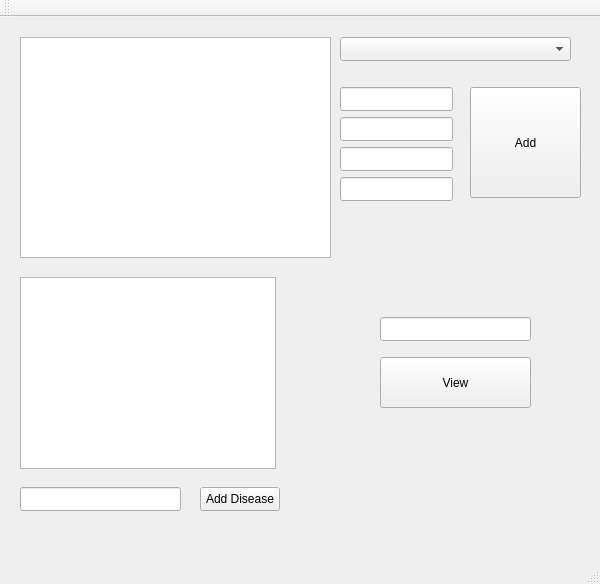
<?xml version="1.0" encoding="UTF-8"?>
<ui version="4.0">
 <class>WindowClass</class>
 <widget class="QMainWindow" name="WindowClass">
  <property name="geometry">
   <rect>
    <x>0</x>
    <y>0</y>
    <width>600</width>
    <height>584</height>
   </rect>
  </property>
  <property name="windowTitle">
   <string>Window</string>
  </property>
  <widget class="QWidget" name="centralWidget">
   <widget class="QTableView" name="BacteriaTableView">
    <property name="geometry">
     <rect>
      <x>20</x>
      <y>20</y>
      <width>311</width>
      <height>221</height>
     </rect>
    </property>
   </widget>
   <widget class="QComboBox" name="SpeciesComboBox">
    <property name="geometry">
     <rect>
      <x>340</x>
      <y>20</y>
      <width>231</width>
      <height>24</height>
     </rect>
    </property>
   </widget>
   <widget class="QLineEdit" name="NameLineEdit">
    <property name="geometry">
     <rect>
      <x>340</x>
      <y>70</y>
      <width>113</width>
      <height>24</height>
     </rect>
    </property>
   </widget>
   <widget class="QLineEdit" name="SpeciesLineEdit">
    <property name="geometry">
     <rect>
      <x>340</x>
      <y>100</y>
      <width>113</width>
      <height>24</height>
     </rect>
    </property>
   </widget>
   <widget class="QLineEdit" name="SizeLineEdit">
    <property name="geometry">
     <rect>
      <x>340</x>
      <y>130</y>
      <width>113</width>
      <height>24</height>
     </rect>
    </property>
   </widget>
   <widget class="QLineEdit" name="DiseasesLineEdit">
    <property name="geometry">
     <rect>
      <x>340</x>
      <y>160</y>
      <width>113</width>
      <height>24</height>
     </rect>
    </property>
   </widget>
   <widget class="QPushButton" name="pushButton">
    <property name="geometry">
     <rect>
      <x>470</x>
      <y>70</y>
      <width>111</width>
      <height>111</height>
     </rect>
    </property>
    <property name="text">
     <string>Add</string>
    </property>
   </widget>
   <widget class="QLineEdit" name="DiseaseAddedLineEdit">
    <property name="geometry">
     <rect>
      <x>20</x>
      <y>470</y>
      <width>161</width>
      <height>24</height>
     </rect>
    </property>
   </widget>
   <widget class="QPushButton" name="AddDiseaseButton">
    <property name="geometry">
     <rect>
      <x>200</x>
      <y>470</y>
      <width>80</width>
      <height>24</height>
     </rect>
    </property>
    <property name="text">
     <string>Add Disease</string>
    </property>
   </widget>
   <widget class="QListWidget" name="DiseasesListView">
    <property name="geometry">
     <rect>
      <x>20</x>
      <y>260</y>
      <width>256</width>
      <height>192</height>
     </rect>
    </property>
   </widget>
   <widget class="QLineEdit" name="ViewSpeciesLineEdit">
    <property name="geometry">
     <rect>
      <x>380</x>
      <y>300</y>
      <width>151</width>
      <height>24</height>
     </rect>
    </property>
   </widget>
   <widget class="QPushButton" name="ViewButton">
    <property name="geometry">
     <rect>
      <x>380</x>
      <y>340</y>
      <width>151</width>
      <height>51</height>
     </rect>
    </property>
    <property name="text">
     <string>View</string>
    </property>
   </widget>
  </widget>
  <widget class="QMenuBar" name="menuBar">
   <property name="geometry">
    <rect>
     <x>0</x>
     <y>0</y>
     <width>600</width>
     <height>21</height>
    </rect>
   </property>
  </widget>
  <widget class="QToolBar" name="mainToolBar">
   <attribute name="toolBarArea">
    <enum>TopToolBarArea</enum>
   </attribute>
   <attribute name="toolBarBreak">
    <bool>false</bool>
   </attribute>
  </widget>
  <widget class="QStatusBar" name="statusBar"/>
 </widget>
 <layoutdefault spacing="6" margin="11"/>
 <resources>
  <include location="Window.qrc"/>
 </resources>
 <connections/>
</ui>
